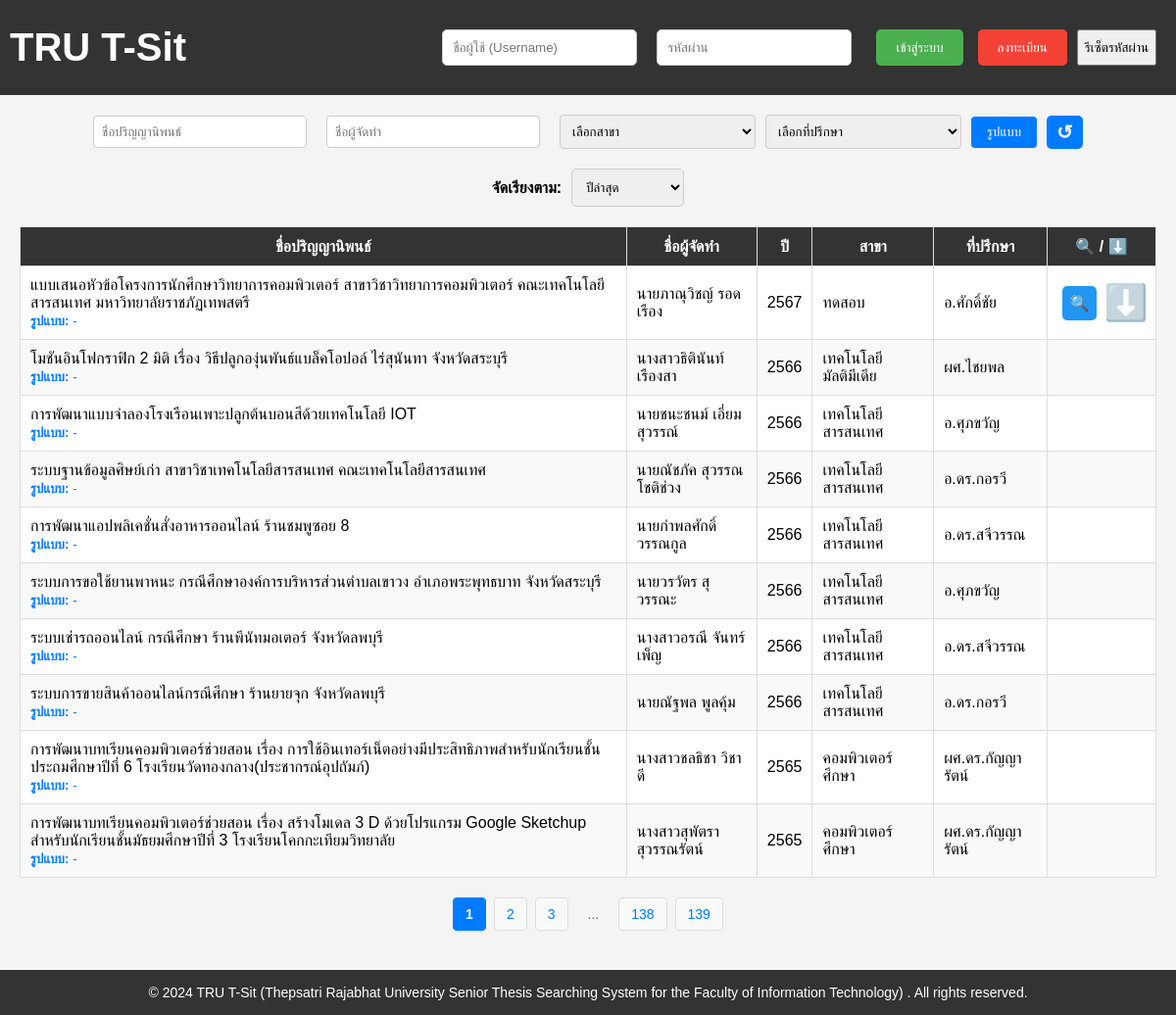
The page / on the database its author committed.
### tables this page shows
CREATE TABLE `theses` (
  `id` int(11) NOT NULL,
  `thesis_name` varchar(255) NOT NULL,
  `author_name` varchar(255) NOT NULL,
  `year` int(11) NOT NULL,
  `faculty` varchar(255) NOT NULL,
  `advisor` varchar(255) NOT NULL,
  `most_searched` int(11) DEFAULT '0',
  `most_downloaded` int(11) DEFAULT '0',
  `file_path` varchar(255) DEFAULT NULL,
  `download_permission` enum('yes','no') DEFAULT 'yes'
);

### index.php (the view, shortened to what this page needs)
<?php
require_once 'config.php';
$is_logged_in = isset($_SESSION['user_id']);
$name = $is_logged_in ? $_SESSION['name'] : '';
$surname = $is_logged_in ? $_SESSION['surname'] : '';
$sort_column = 'year';
$sort_order = 'DESC';
$records_per_page = 10;
$thesis_name = isset($_GET['thesis_name']) ? $_GET['thesis_name'] : '';
$author_name = isset($_GET['author_name']) ? $_GET['author_name'] : '';
$count_query = "
    SELECT COUNT(DISTINCT t.id) AS total
    FROM theses t
    LEFT JOIN thesis_tags tt ON t.id = tt.thesis_id
    LEFT JOIN tags tag ON tt.tag_id = tag.id
    WHERE 1=1
";
$count_stmt = $pdo->prepare($count_query);
$count_stmt->execute();
$total_records = $count_stmt->fetchColumn();
$total_pages = ceil($total_records / $records_per_page);
$current_page = isset($_GET['page']) ? (int)$_GET['page'] : 1;
$current_page = max(1, min($total_pages, $current_page));
$offset = ($current_page - 1) * $records_per_page;
$query = "
    SELECT t.*, GROUP_CONCAT(tag.tag SEPARATOR ', ') AS tags
    FROM theses t
    LEFT JOIN thesis_tags tt ON t.id = tt.thesis_id
    LEFT JOIN tags tag ON tt.tag_id = tag.id
    WHERE 1=1
";
$query .= " GROUP BY t.id ORDER BY $sort_column $sort_order LIMIT :offset, :records_per_page";
$stmt = $pdo->prepare($query);
$stmt->bindValue(':offset', $offset, PDO::PARAM_INT);
$stmt->bindValue(':records_per_page', $records_per_page, PDO::PARAM_INT);
$stmt->execute();
$theses = $stmt->fetchAll(PDO::FETCH_ASSOC);
$user_type = $is_logged_in ? $_SESSION['user_type'] : 'non_login';
?>
<!DOCTYPE html>
<html lang="en">
<head>
    <link rel="stylesheet" href="styles.css">
</head>
<body>
<div class="header" style="display: flex; justify-content: space-between; align-items: center;">
        <div class="message-box" style="text-align: center; padding: 10px;">
    <a href="https://trutsit.atwebpages.com/" style="text-decoration: none; color: inherit;">
        <div>
            <span style="font-size: 40px; font-weight: bold;">TRU T-Sit</span>
        </div>
    </a>
</div>
        <?php if ($is_logged_in): ?>
    <div class="welcome-message">
        ยินดีต้อนรับ <?php echo htmlspecialchars($name . ' ' . $surname); ?>
        <form action="logout.php" method="POST" style="display:inline;">
            <button type="submit" class="logout-button">ออกจากระบบ</button>
        </form>
        <a href="user_info.php" class="info-button">ข้อมูลผู้ใช้</a>
        <?php if ($user_type == 'admin'): ?>
            <a href="admin.php" class="admin-button">ผู้ดูแล</a>
        <?php endif; ?>
    </div>
<?php else: ?>
    <div class="login-container">
        <form action="login.php" method="POST">
            <div class="login-elements">
                <input type="text" name="username" placeholder="ชื่อผู้ใช้ (Username)" required>
                <input type="password" name="password" placeholder="รหัสผ่าน" required>
                <button type="submit" class="login-button">เข้าสู่ระบบ</button>
                <button type="button" class="register-button" onclick="openRegisterPopup()">ลงทะเบียน</button>
                <button type="button" onclick="openResetPasswordRequestPopup()">รีเซ็ตรหัสผ่าน</button>
            </div>
        </form>
    </div>
<?php endif; ?>
</div>
    <div class="main">
    <form class="search-form" action="index.php" method="GET" id="searchForm">
    <input type="text" name="thesis_name" placeholder="ชื่อปริญญานิพนธ์" value="<?php echo htmlspecialchars($thesis_name); ?>" onchange="submitForm()">
    <input type="text" name="author_name" placeholder="ชื่อผู้จัดทำ" value="<?php echo htmlspecialchars($author_name); ?>" onchange="submitForm()">
    <select name="faculty" onchange="submitForm()">
        <option value="">เลือกสาขา</option>
    </select>
    <select name="advisor" onchange="submitForm()">
        <option value="">เลือกที่ปรึกษา</option>
    </select>
    <button type="button" id="tagFilterButton">รูปแบบ</button>
    <div class="submit-container">
        <button type="button" onclick="clearFilters()">↺</button>
    </div>
</form>
<div class="sort-container">
    <label for="sort-by">จัดเรียงตาม:</label>
    <select id="sort-by" name="sort-by" onchange="updateSort()">
        <option value="newest_year" <?php if (!isset($_GET['sort-by']) || $_GET['sort-by'] == 'newest_year') echo 'selected'; ?>>ปีล่าสุด</option>
    </select>
</div>
        <table class="thesis-table">
            <thead>
                <tr>
                    <th>ชื่อปริญญานิพนธ์</th>
                    <th>ชื่อผู้จัดทำ</th>
                    <th>ปี</th>
                    <th>สาขา</th>
                    <th>ที่ปรึกษา</th>
                    <th> 🔍 / ⬇️</th>
                </tr>
            </thead>
            <tbody>
    <?php foreach ($theses as $thesis): ?>
    <tr>
        <td>
            <?php echo htmlspecialchars($thesis['thesis_name']); ?>
            <br>
            <small style="color: #007BFF;">
    <strong>รูปแบบ: </strong>
    <?php echo htmlspecialchars($thesis['tags'] ?: '-'); ?>
</small>
        </td>
        <td><?php echo htmlspecialchars($thesis['author_name']); ?></td>
        <td><?php echo htmlspecialchars($thesis['year']); ?></td>
        <td><?php echo htmlspecialchars($thesis['faculty']); ?></td>
        <td><?php echo htmlspecialchars($thesis['advisor']); ?></td>
        <td>
            <div style="display: flex; align-items: center; gap: 10px;">
                    <?php if (!empty($thesis['file_path'])): ?>
                		<button type="button" class="view-button" onclick="openPdfModal(<?php echo $thesis['id']; ?>)">🔍</button>
                    <?php endif; ?>
    			<?php if ($thesis['download_permission'] == 'yes' && !empty($thesis['file_path'])): ?>
                    <?php if ($user_type == 'non_login' || $user_type == 'banned'): ?>
                    <a href="javascript:void(0)" onclick="showLoginPrompt()" class="download-button disabled">⬇️</a>
                    <?php else: ?>
        			<a href="javascript:void(0)" onclick="checkFileAndDownload(<?php echo $thesis['id']; ?>)" class="download-button">⬇️</a>
    			<?php endif; ?>
			<?php endif; ?>
            </div>
        </td>
    </tr>
    <?php endforeach; ?>
</tbody>
        </table>
<div class="pagination">
    <?php
    $range = 2;
    $filters = [
        'thesis_name' => isset($_GET['thesis_name']) ? $_GET['thesis_name'] : '',
        'author_name' => isset($_GET['author_name']) ? $_GET['author_name'] : '',
        'faculty' => isset($_GET['faculty']) ? $_GET['faculty'] : '',
        'advisor' => isset($_GET['advisor']) ? $_GET['advisor'] : '',
        'tags' => isset($_GET['tags']) ? $_GET['tags'] : ''
    ];
    function buildUrlWithFilters($page, $filters) {
        $url = "?page=" . $page;
        return $url;
    }
    $start = max(1, $current_page - $range);
    $end = min($total_pages, $current_page + $range);
    for ($i = $start; $i <= $end; $i++) {
        if ($i == $current_page) {
            echo '<a href="' . buildUrlWithFilters($i, $filters) . '" style="font-weight: bold;">' . $i . '</a>';
        } else {
            echo '<a href="' . buildUrlWithFilters($i, $filters) . '">' . $i . '</a>';
        }
    }
    if ($current_page < $total_pages - 3) {
        if ($current_page < $total_pages - 4) {
            echo '<span>...</span>';
        }
        for ($i = $total_pages - 1; $i <= $total_pages; $i++) {
            echo '<a href="' . buildUrlWithFilters($i, $filters) . '">' . $i . '</a>';
        }
    }
    ?>
</div>
</div>
<div class="footer">
    <p>© 2024 TRU T-Sit (Thepsatri Rajabhat University Senior Thesis Searching System for the Faculty of Information Technology) . All rights reserved.</p>
</div>
</body>
</html>

### styles.css (style rules this page uses)
body { font-family: Arial, sans-serif; background-color: #f4f4f4; margin: 0; padding: 0; min-height: 100vh; display: flex; flex-direction: column; }
.header { background-color: #333; color: white; padding: 10px 0; display: flex; justify-content: flex-end; align-items: center; }
.login-container { display: flex; align-items: center; }
.login-container input[type="text"], .login-container input[type="password"] { padding: 10px; margin-right: 10px; border-radius: 5px; border: 1px solid #ccc; }
.login-button { padding: 10px 20px; border: none; border-radius: 5px; background-color: #4CAF50; color: white; cursor: pointer; margin-left: 5px; transition: background-color 0.3s ease; }
.register-button { padding: 10px 20px; border: none; border-radius: 5px; background-color: #f44336; color: white; cursor: pointer; margin-left: 5px; transition: background-color 0.3s ease; }
.main { padding: 20px; }
.search-form { margin-bottom: 20px; display: flex; justify-content: center; align-items: center; }
.search-form input[type="text"] { padding: 10px; margin-right: 10px; border-radius: 5px; border: 1px solid #ccc; width: 200px; }
.search-form button { padding: 10px 20px; border: none; border-radius: 5px; background-color: #333; color: white; cursor: pointer; transition: background-color 0.3s ease; }
.sort-container { margin-bottom: 20px; display: flex; justify-content: center; align-items: center; }
.sort-container label { margin-right: 10px; font-weight: bold; }
.sort-container select { padding: 10px; border-radius: 5px; border: 1px solid #ccc; }
.thesis-table { width: 100%; border-collapse: collapse; background-color: white; margin-top: 20px; }
.thesis-table th, .thesis-table td { border: 1px solid #ddd; padding: 10px; text-align: left; }
.thesis-table th { background-color: #333; color: white; }
.thesis-table tr:nth-child(even) { background-color: #f9f9f9; }
.thesis-table button { padding: 5px 10px; border: none; border-radius: 5px; background-color: #2196f3; color: white; cursor: pointer; transition: background-color 0.3s ease; margin-left: 5px; }
.login-container { margin: 20px; }
.login-elements { display: flex; gap: 10px; }

### index.php (style rules this page uses)
.search-form, .popup-form { display: flex; flex-wrap: wrap; gap: 10px; }
.search-form input[type="text"], .search-form select, .popup-form input[type="text"], .popup-form input[type="password"], .popup-form input[type="email"], .popup-form select { width: 200px; padding: 8px; border: 1px solid #ccc; border-radius: 4px; }
.search-form button, .popup-form button { padding: 8px 16px; border: none; border-radius: 4px; background-color: #007BFF; color: #fff; cursor: pointer; }
.submit-container { margin-top: 0px; }
.submit-container button { font-weight: bold; font-size: 20px; padding: 5px 10px; border: none; background-color: #007BFF; color: white; border-radius: 5px; cursor: pointer; }
.sort-container { margin-top: 20px; }
.pagination { display: flex; justify-content: center; align-items: center; gap: 8px; margin: 20px 0; font-family: Arial, sans-serif; }
.pagination a { text-decoration: none; color: #007bff; background-color: #f8f9fa; border: 1px solid #ddd; padding: 8px 12px; border-radius: 4px; font-size: 14px; transition: all 0.2s ease-in-out; }
.pagination span { padding: 8px 12px; font-size: 14px; color: #6c757d; }
.view-button { display: inline-flex; padding: 10px 20px; font-size: 16px; width: 35px; height: 35px; color: white; background-color: white; border: none; border-radius: 10px; cursor: pointer; align-items: center; justify-content: center; text-decoration: none; box-sizing: border-box; }
.download-button { display: inline-flex; padding: 10px 20px; font-size: 36px; width: 40px; height: 40px; color: white; background-color: white; border: none; border-radius: 10px; cursor: pointer; align-items: center; justify-content: center; text-decoration: none; box-sizing: border-box; }
.footer { background-color: #333; color: white; text-align: center; padding: 1px 0; font-size: 14px; }
.thesis-table { width: 100%; border-collapse: collapse; }
.thesis-table td { text-align: left; padding: 10px; border: 1px solid #ddd; }
.thesis-table th { text-align: center; padding: 10px; border: 1px solid #ddd; }
.download-button.disabled { color: #ccc; cursor: not-allowed; text-decoration: none; pointer-events: all; opacity: 0.5; }

### rows shown on the page
theses: thesis_name "แบบเสนอหัวข้อโครงการนักศึกษาวิทยาการคอมพิวเตอร์ สาขาวิชาวิทยาการคอมพิวเตอร์ คณะเทคโนโลยีสารสนเทศ มหาวิทยาลัยราชภัฏเทพสตรี", tags "-", author_name "นายภาณุวิชญ์ รอดเรือง", year "2567", faculty "ทดสอบ", advisor "อ.ศักดิ์ชัย"
theses: thesis_name "โมชันอินโฟกราฟิก 2 มิติ เรื่อง วิธีปลูกองุ่นพันธ์แบล็คโอปอล์ ไร่สุนันทา จังหวัดสระบุรี", tags "-", author_name "นางสาวธิตินันท์ เรืองสา", year "2566", faculty "เทคโนโลยีมัลติมีเดีย", advisor "ผศ.ไชยพล"
theses: thesis_name "การพัฒนาแบบจำลองโรงเรือนเพาะปลูกต้นบอนสีด้วยเทคโนโลยี IOT", tags "-", author_name "นายชนะชนม์ เอี่ยมสุวรรณ์", year "2566", faculty "เทคโนโลยีสารสนเทศ", advisor "อ.ศุภขวัญ"
theses: thesis_name "ระบบฐานข้อมูลศิษย์เก่า สาขาวิชาเทคโนโลยีสารสนเทศ คณะเทคโนโลยีสารสนเทศ", tags "-", author_name "นายณัชภัค สุวรรณโชติช่วง", year "2566", faculty "เทคโนโลยีสารสนเทศ", advisor "อ.ดร.กอรวี"
theses: thesis_name "การพัฒนาแอปพลิเคชั่นสั่งอาหารออนไลน์ ร้านชมพูซอย 8", tags "-", author_name "นายกำพลศักดิ์ วรรณกูล", year "2566", faculty "เทคโนโลยีสารสนเทศ", advisor "อ.ดร.สจีวรรณ"
theses: thesis_name "ระบบการขอใช้ยานพาหนะ กรณีศึกษาองค์การบริหารส่วนตำบลเขาวง อำเภอพระพุทธบาท จังหวัดสระบุรี", tags "-", author_name "นายวรวัตร สุวรรณะ", year "2566", faculty "เทคโนโลยีสารสนเทศ", advisor "อ.ศุภขวัญ"
theses: thesis_name "ระบบเช่ารถออนไลน์ กรณีศึกษา ร้านพีนัทมอเตอร์ จังหวัดลพบุรี", tags "-", author_name "นางสาวอรณี จันทร์เพ็ญ", year "2566", faculty "เทคโนโลยีสารสนเทศ", advisor "อ.ดร.สจีวรรณ"
theses: thesis_name "ระบบการขายสินค้าออนไลน์กรณีศึกษา ร้านยายจุก จังหวัดลพบุรี", tags "-", author_name "นายณัฐพล พูลคุ้ม", year "2566", faculty "เทคโนโลยีสารสนเทศ", advisor "อ.ดร.กอรวี"
theses: thesis_name "การพัฒนาบทเรียนคอมพิวเตอร์ช่วยสอน เรื่อง การใช้อินเทอร์เน็ตอย่างมีประสิทธิภาพสำหรับนักเรียนชั้นประถมศึกษาปีที่ 6 โรงเรียนวัดทองกลาง(ประชากรณ์อุปถัมภ์)", tags "-", author_name "นางสาวชลธิชา วิชาดี", year "2565", faculty "คอมพิวเตอร์ศึกษา", advisor "ผศ.ดร.กัญญารัตน์"
theses: thesis_name "การพัฒนาบทเรียนคอมพิวเตอร์ช่วยสอน เรื่อง สร้างโมเดล 3 D ด้วยโปรแกรม Google Sketchup สำหรับนักเรียนชั้นมัธยมศึกษาปีที่ 3 โรงเรียนโคกกะเทียมวิทยาลัย", tags "-", author_name "นางสาวสุพัตรา สุวรรณรัตน์", year "2565", faculty "คอมพิวเตอร์ศึกษา", advisor "ผศ.ดร.กัญญารัตน์"
